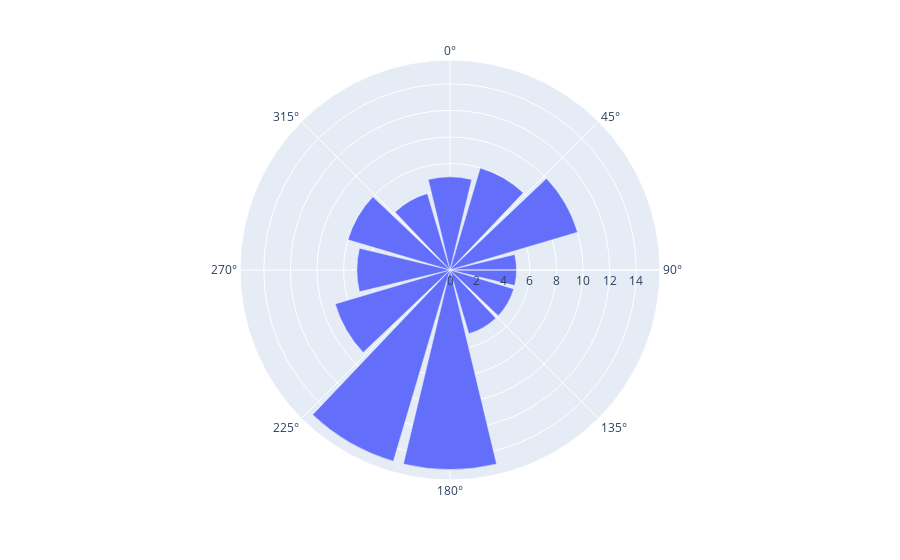

Source (notebook cell):
### Code cell
import plotly.express as px
fig = px.bar_polar(df_dir_only,r="Freq")
fig.show()

### Figure 1 — Plotly figure (JSON) as saved in the notebook; plotly's stock layout.template omitted (floating-point values rounded to 4 significant figures)
{"data": [{"hovertemplate": "Freq=%{r}<extra></extra>", "legendgroup": "", "marker": {"color": "#636efa", "pattern": {"shape": ""}}, "name": "", "r": [7, 8, 10, 5, 5, 5, 15, 15, 9, 7, 8, 6], "showlegend": false, "subplot": "polar", "type": "barpolar"}], "layout": {"barmode": "relative", "legend": {"tracegroupgap": 0}, "margin": {"t": 60}, "polar": {"angularaxis": {"direction": "clockwise", "rotation": 90}, "domain": {"x": [0, 1], "y": [0, 1]}}}}
